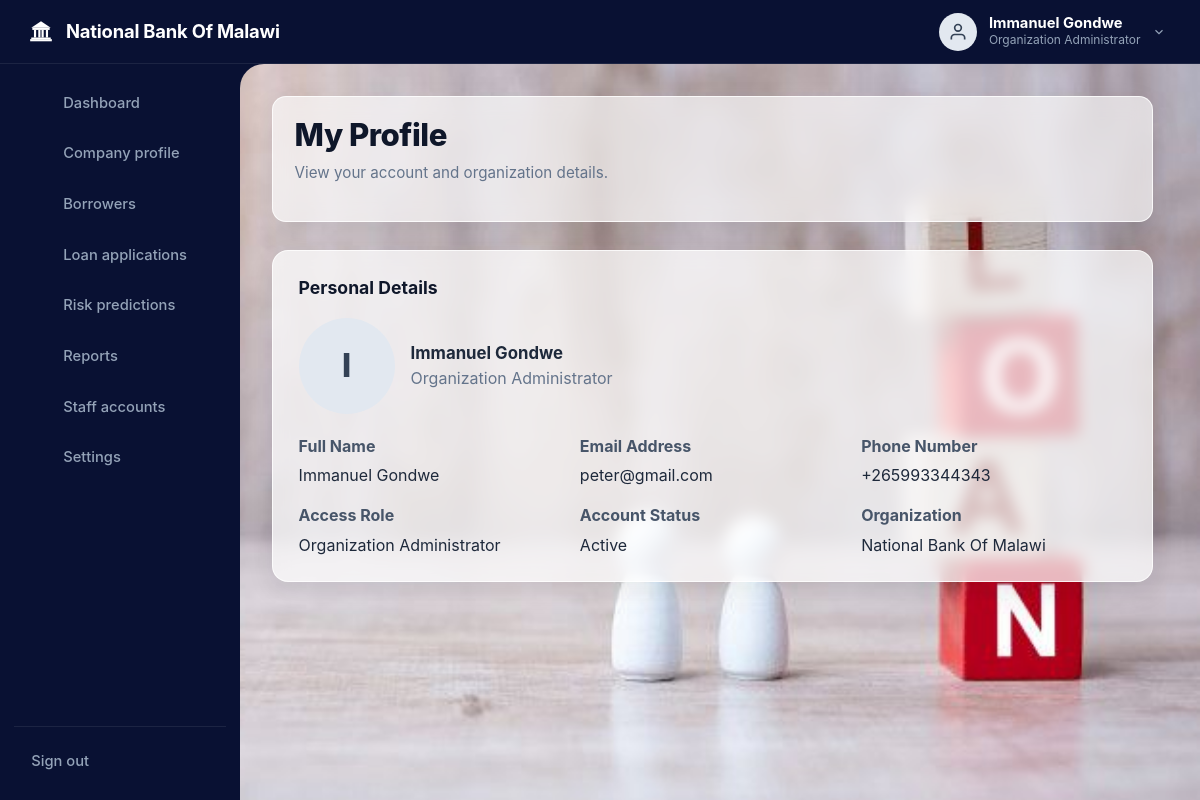
The app's page /profile/view (signed in) with its own data.
### models.py (models this page shows, shortened)
class Organization(db.Model):
    __tablename__ = 'organizations'
    id = db.Column(db.Integer, primary_key=True)
    org_code = db.Column(db.String(30), unique=True, nullable=False) # e.g. ORG-1001
    name = db.Column(db.String(150), nullable=False)
    org_type = db.Column(db.String(80), nullable=False, default='Microfinance Institution') # Bank, MFI, SACCO, Fintech
    email = db.Column(db.String(150), nullable=False)
    phone = db.Column(db.String(50), nullable=False)
    location = db.Column(db.String(100), nullable=True)
    address = db.Column(db.String(255), nullable=True)
    logo_path = db.Column(db.String(255), nullable=True)
    verification_status = db.Column(db.String(30), nullable=False, default='Pending Approval')
    created_at = db.Column(db.DateTime, default=utc_now)
    users = db.relationship('User', backref='organization', lazy=True, cascade='all, delete-orphan')
    applicants = db.relationship('Applicant', backref='organization', lazy=True, cascade='all, delete-orphan')
    applications = db.relationship('LoanApplication', backref='organization', lazy=True, cascade='all, delete-orphan')
    audit_logs = db.relationship('AuditLog', backref='organization', lazy=True, cascade='all, delete-orphan')

class User(UserMixin, db.Model):
    __tablename__ = 'users'
    id = db.Column(db.Integer, primary_key=True)
    organization_id = db.Column(db.Integer, db.ForeignKey('organizations.id'), nullable=True) # Null for Platform Owner
    user_code = db.Column(db.String(20), unique=True, nullable=False) # e.g. USR-001
    name = db.Column(db.String(150), nullable=False)
    email = db.Column(db.String(150), unique=True, nullable=False)
    phone_number = db.Column(db.String(20), nullable=True)
    national_id = db.Column(db.String(30), unique=True, nullable=True)
    password = db.Column(db.String(255), nullable=False)
    role = db.Column(db.String(50), nullable=False, default='Loan Officer') # Platform Owner, Organization Administrator, Loan Officer, Manager, Auditor
    status = db.Column(db.String(20), nullable=False, default='Active') # Active, Inactive, Suspended
    created_at = db.Column(db.DateTime, default=utc_now)
    last_login = db.Column(db.DateTime, nullable=True)
    registered_applicants = db.relationship('Applicant', backref='registered_by_user', lazy=True)
    loan_applications = db.relationship('LoanApplication', backref='created_by_user', lazy=True)
    predictions = db.relationship('RiskPrediction', backref='assessed_by_user', lazy=True)
    decisions = db.relationship('LoanDecision', backref='decided_by_user', lazy=True)
    @property
    def is_platform_owner(self):
        return self.role == 'Platform Owner'
    @property
    def is_org_admin(self):
        return self.role in ['Organization Administrator', 'Administrator', 'Platform Owner']

### main.py (the view)
@main.route('/profile/view')
@login_required
def view_profile():
    return render_template('view_profile.html', active_page='profile')

### main.py (called while the page is built, shortened)
@main.before_request
def restrict_platform_owner_to_platform_operations():
    if not current_user.is_authenticated:
        if request.endpoint in PLATFORM_OWNER_ENDPOINTS | WORKSPACE_ENDPOINTS:
            _record_unauthorized_access()
        return
    workspace_endpoints = {
        'static', 'main.index', 'main.register_organization',
        'auth.login', 'auth.signup', 'main.profile',
        *WORKSPACE_ENDPOINTS,
        'auth.logout'
    }
    if request.endpoint not in workspace_endpoints:
        _record_unauthorized_access()
        abort(404)

### templates/view_profile.html (shortened to what this page needs)
{% extends "base.html" %}
{% block content %}
<div class="dashboard-viewport">
  {% include 'header.html' %}
  <div class="dashboard-body-container">
    {% include 'sidebar.html' %}
    <main class="dashboard-main-content">
      <header class="workspace-header-row">
        <div>
          <h1 class="welcome-heading">My Profile</h1>
          <p class="welcome-subtext">View your account and organization details.</p>
        </div>
      </header>
        <section class="chart-card-box" style="margin-bottom: 1.5rem;">
          <div class="chart-box-header" style="margin-bottom: 1rem;">Personal Details</div>
          <div style="display: flex; align-items: center; gap: 1rem; margin-bottom: 1.25rem;">
            <div style="width: 96px; height: 96px; border-radius: 50%; background: #e2e8f0; color: #334155; display: grid; place-items: center; font-size: 2rem; font-weight: 800;">{{ current_user.name[:1]|upper }}</div>
            <div>
              <strong style="display: block; font-size: 1.05rem;">{{ current_user.name }}</strong>
              <span style="color: #64748b;">{{ current_user.role }}</span>
            </div>
          </div>
          <div style="display: grid; grid-template-columns: repeat(auto-fit, minmax(240px, 1fr)); gap: 1rem;">
            <div>
              <span style="display: block; font-weight: 700; color: #475569; margin-bottom: 0.35rem;">Full Name</span>
              <div>{{ current_user.name }}</div>
            </div>
            <div>
              <span style="display: block; font-weight: 700; color: #475569; margin-bottom: 0.35rem;">Email Address</span>
              <div>{{ current_user.email }}</div>
            </div>
            <div>
              <span style="display: block; font-weight: 700; color: #475569; margin-bottom: 0.35rem;">Phone Number</span>
              <div>{{ current_user.phone_number or 'Not provided' }}</div>
            </div>
            <div>
              <span style="display: block; font-weight: 700; color: #475569; margin-bottom: 0.35rem;">Access Role</span>
              <div>{{ current_user.role }}</div>
            </div>
            <div>
              <span style="display: block; font-weight: 700; color: #475569; margin-bottom: 0.35rem;">Account Status</span>
              <div>{{ current_user.status }}</div>
            </div>
            <div>
              <span style="display: block; font-weight: 700; color: #475569; margin-bottom: 0.35rem;">Organization</span>
              <div>{{ current_user.organization.name if current_user.organization else 'Platform Operations' }}</div>
            </div>
          </div>
        </section>
    </main>
  </div>
</div>
{% endblock %}

### templates/header.html (shortened to what this page needs)
<header class="dashboard-topbar">
  <div class="topbar-brand">
    <a href="{{ url_for('main.platform_admin' if current_user.is_platform_owner else 'main.profile') }}" style="display: flex; align-items: center; gap: 0.75rem; color: #ffffff;">
      <span>{{ current_user.organization.name if current_user.organization else 'Platform Operations' }}</span>
    </a>
  </div>
  <div class="topbar-right">
    <a href="{{ url_for('main.view_profile') }}" class="user-profile-menu" aria-label="View profile for {{ current_user.name }}" title="View profile">
      <div class="user-avatar-circle">
        <svg width="20" height="20" viewBox="0 0 24 24" fill="none" stroke="currentColor" stroke-width="2"><path d="M20 21v-2a4 4 0 0 0-4-4H8a4 4 0 0 0-4 4v2"></path><circle cx="12" cy="7" r="4"></circle></svg>
      </div>
      <div class="user-text-info">
        <div class="user-name-title">{{ current_user.name }}</div>
        <div class="user-role-subtitle">{{ current_user.role }}</div>
      </div>
      <svg width="14" height="14" viewBox="0 0 24 24" fill="none" stroke="#94a3b8" stroke-width="2"><polyline points="6 9 12 15 18 9"></polyline></svg>
    </a>
  </div>
</header>

### static/beauty.css (style rules this page uses)
:root { --primary-blue: #1a68ff; --primary-blue-hover: #0b55ea; --dark-navy: #0a1232; --dark-sidebar: #0d173d; --dark-sidebar-hover: #15245c; --bg-page: #f4f6fc; --text-dark: #1e293b; --text-muted: #64748b; --text-light: #94a3b8; --border-color: #e2e8f0; --card-bg: #ffffff; --success-green: #10b981; --warning-orange: #f59e0b; --danger-red: #ef4444; --radius-sm: 8px; --radius-md: 12px; --radius-lg: 16px; --radius-xl: 20px; --shadow-sm: 0 1px 3px rgba(0,0,0,0.05); --shadow-md: 0 4px 12px rgba(15, 23, 42, 0.06); --shadow-lg: 0 10px 25px rgba(15, 23, 42, 0.08); }
* { box-sizing: border-box; margin: 0; padding: 0; font-family: -apple-system, BlinkMacSystemFont, "Segoe UI", Roboto, "Helvetica Neue", Arial, sans-serif; }
body { background-color: var(--bg-page); color: var(--text-dark); line-height: 1.5; min-height: 100vh; }
a { color: var(--primary-blue); text-decoration: none; transition: all 0.2s ease; }

### static/extended_beuaty.css (style rules this page uses)
.dashboard-viewport { display: flex; flex-direction: column; height: 100vh; height: 100dvh; min-height: 0; overflow: hidden; background-color: #091133; }
.dashboard-topbar { background-color: #091133; height: 64px; flex: 0 0 64px; display: flex; align-items: center; justify-content: space-between; padding: 0 1.75rem; border-bottom: 1px solid rgba(255, 255, 255, 0.08); color: #ffffff; position: sticky; top: 0; z-index: 1000; }
.topbar-brand { display: flex; align-items: center; gap: 0.85rem; font-size: 1.15rem; font-weight: 700; color: #ffffff; letter-spacing: -0.2px; }
.topbar-right { display: flex; align-items: center; gap: 1.5rem; }
.user-profile-menu { display: flex; align-items: center; gap: 0.75rem; cursor: pointer; text-decoration: none; border-radius: 8px; padding: 0.35rem; transition: background-color 0.2s ease; }
.user-avatar-circle { width: 38px; height: 38px; border-radius: 50%; background: #e2e8f0; color: #334155; display: flex; align-items: center; justify-content: center; font-size: 1.1rem; font-weight: 700; }
.user-text-info { line-height: 1.2; text-align: left; }
.user-name-title { font-size: 0.92rem; font-weight: 700; color: #ffffff; }
.user-role-subtitle { font-size: 0.75rem; color: #94a3b8; }
.dashboard-body-container { display: flex; flex: 1; min-height: 0; overflow: hidden; background-color: #091133; }
.dashboard-main-content { flex: 1; min-width: 0; min-height: 0; background-color: #f4f6fc; background-image: url("images/company-dashboard-background.png"); background-position: center; background-size: cover; background-repeat: no-repeat; background-attachment: fixed; border-top-left-radius: 24px; padding: 2rem; overflow-y: auto; overscroll-behavior-y: contain; scrollbar-gutter: stable; }
.dashboard-main-content:not(.platform-company-page):not(.platform-activity-page):not(.platform-model-page):not(.platform-support-page) .workspace-header-row { padding: 1.25rem 1.35rem; border: 1px solid rgba(255, 255, 255, 0.82); border-radius: 14px; background: rgba(255, 255, 255, 0.64); box-shadow: 0 12px 32px rgba(15, 23, 42, 0.08); backdrop-filter: blur(10px); -webkit-backdrop-filter: blur(10px); }
.dashboard-main-content:not(.platform-company-page):not(.platform-activity-page):not(.platform-model-page):not(.platform-support-page) .metrics-row-grid, .dashboard-main-content:not(.platform-company-page):not(.platform-activity-page):not(.platform-model-page):not(.platform-support-page) .chart-card-box, .dashboard-main-content:not(.platform-company-page):not(.platform-activity-page):not(.platform-model-page):not(.platform-support-page) .data-card, .dashboard-main-content:not(.platform-company-page):not(.platform-activity-page):not(.platform-model-page):not(.platform-support-page) .form-card { border: 1px solid rgba(255, 255, 255, 0.78); background: rgba(255, 255, 255, 0.72); box-shadow: 0 10px 28px rgba(15, 23, 42, 0.08); backdrop-filter: blur(8px); -webkit-backdrop-filter: blur(8px); }
.workspace-header-row { display: flex; justify-content: space-between; align-items: flex-start; margin-bottom: 1.75rem; flex-wrap: wrap; gap: 1rem; }
.welcome-heading { font-size: 1.95rem; font-weight: 800; color: #0f172a; letter-spacing: -0.5px; }
.welcome-subtext { font-size: 0.95rem; color: #64748b; margin-top: 0.25rem; }
.chart-card-box { background: #ffffff; border: 1px solid #e2e8f0; border-radius: 16px; padding: 1.5rem 1.6rem; box-shadow: 0 2px 6px rgba(0, 0, 0, 0.02); }
.chart-box-header { display: flex; align-items: center; gap: 0.5rem; font-size: 1.1rem; font-weight: 700; color: #0f172a; margin-bottom: 1.25rem; }

### records on screen
Organization: organization "National Bank Of Malawi"
User: name "Immanuel Gondwe", role "Organization Administrator", name "I", email "peter@gmail.com", phone_number "+265993344343", status "Active"
